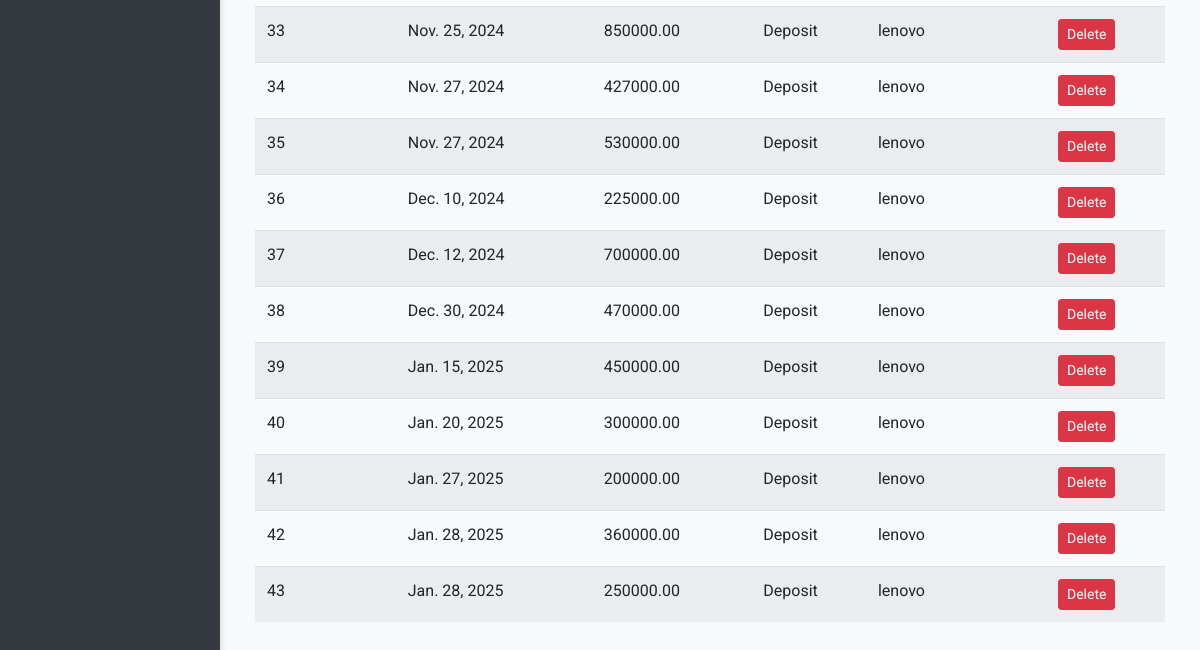
/list_contra/ (signed in, lower part), run on an earlier commit of the app's database.
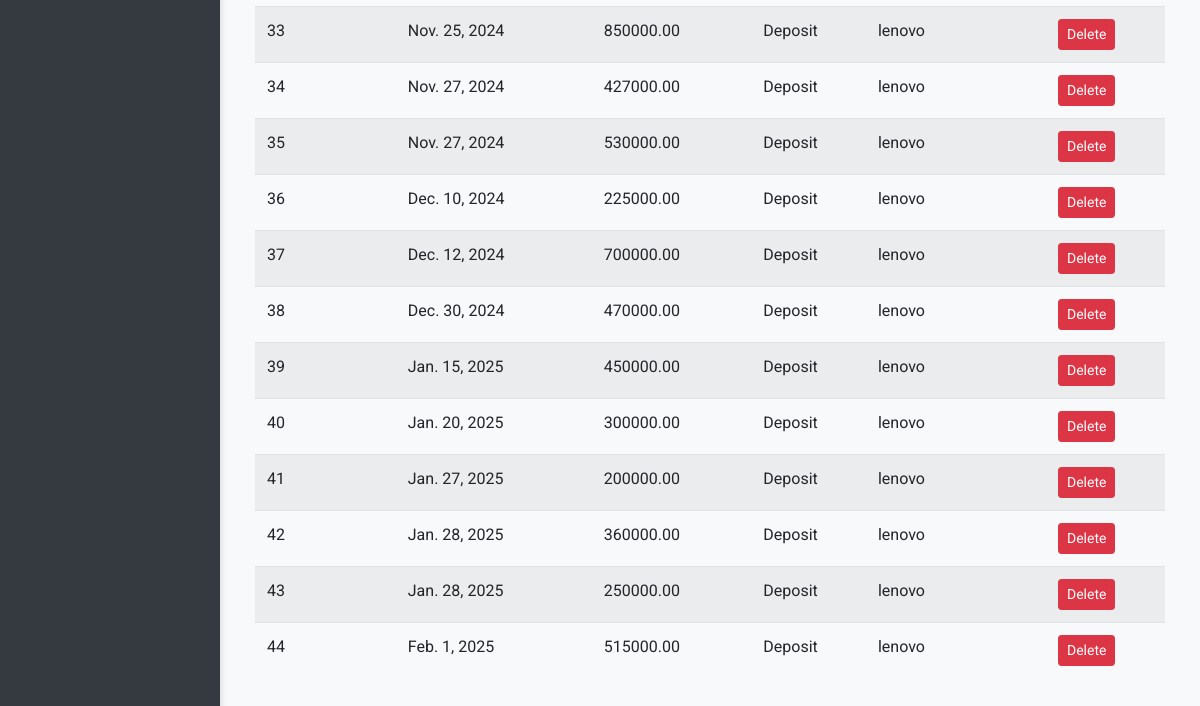
And on a later commit of the database.
### accounts/models.py (models this page shows, shortened)
class Contra(models.Model):
    CONTRA_TYPE_CHOICES = [
        ('deposit', 'Deposit'),
        ('withdraw', 'Withdraw'),
    ]
    contra_no = models.IntegerField(primary_key=True, unique=True)  # Manual input, must be unique
    amount = models.DecimalField(max_digits=10, decimal_places=2)
    date = models.DateField()  # Manual input
    contra_type = models.CharField(max_length=10, choices=CONTRA_TYPE_CHOICES)
    performed_by = models.ForeignKey(User, on_delete=models.CASCADE)

### accounts/views.py (the view, shortened to what this page needs)
# urls.py: path('list_contra/', list_contra, name='list_contra'),
@login_required
def list_contra(request):
    form = ContraFilterForm(request.GET or None)
    contras = Contra.objects.all()
    context = {
        'form': form,
        'contras': contras
    }
    return render(request, 'list_contra.html', context)

### accounts/templates/list_contra.html (shortened to what this page needs)
{% extends 'base.html' %}
{% block content %}
<div class="container">
    <table class="table table-striped">
        <tbody>
            {% for contra in contras %}
            <tr>
                <td>{{ contra.contra_no }}</td>
                <td>{{ contra.date }}</td>
                <td>{{ contra.amount }}</td>
                <td>{{ contra.get_contra_type_display }}</td>
                <td>{{ contra.performed_by.username }}</td>
                <td>
                    <form method="post" action="{% url 'delete_contra' contra.contra_no %}" onsubmit="return confirm('Are you sure you want to delete this contra transaction?');">
                        <button type="submit" class="btn btn-danger btn-sm">Delete</button>
                    </form>
                </td>
            </tr>
            {% empty %}
            <tr>
                <td colspan="6" class="text-center">No contra transactions found.</td>
            </tr>
            {% endfor %}
        </tbody>
    </table>
</div>
{% endblock %}

What changed in the data, as far as the page shows it:
added Contra: contra_no "44", date "Feb. 1, 2025", amount "515000.00", contra_type "Deposit", performed_by.username "lenovo"
